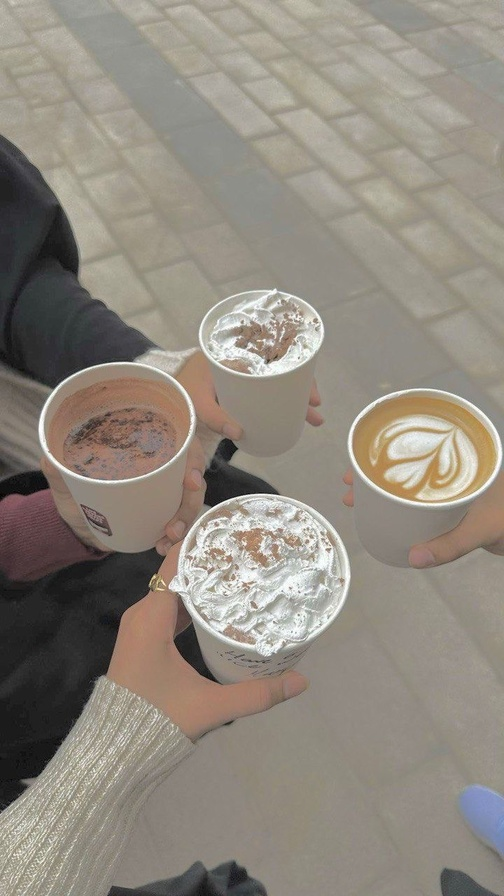
#> input picture images/challenge1.jpg, 504 x 896 px, shrunk from 720 x 1280 before the run; the run also reads 3 pictures not shown here
$ jupyter execute --allow-errors 'File Project.ipynb'
#> lines starting #> are read from the running program, lines starting #| are printed output that depends on the picture; after the words box and inside, x2 and y2 are one past the last pixel; in counts of white or black regions, pixels touching at a corner belong together
<h1><center>
King Faisal University <br>
College of Computer Sciences and Information Technology <br>
</h1>

<strong>
<center>CS323: Digital Image Processing – Course Project
<br><br>
<center>Section:81
<br><br>
<center> Academic Year 2024-2025, Second Semester
<center> Date: [Apr. 03, 2022]

<br><br>
</strong>

<h1><center>
Academic Year 2024-2025, Second Semester
</h1>

# • Challenge 01. Image Enhancement

# A. Description

Image enhancement is an essential and important process in digital image. It is used to
improve the quality of the image to make it more suitable for display or further analysis.
Images from different sources such as satellite, medical devices, digital cameras, can suffer
from poor contrast and noise. Therefore, those captured images should be preprocessed
through different enhancement techniques to be used in more advance tasks.

# B. Task

Apply and compare different image processing techniques to enhance the image.

[cell 1]
#write code
import cv2
import numpy as np
import matplotlib.pyplot as plt

# Function to display images
def plot_image(img, title):
    img_rgb = cv2.cvtColor(img, cv2.COLOR_BGR2RGB)
    plt.imshow(img_rgb)
    plt.title(title)
    plt.axis('off')

# Step 1: Load the low contrast image
image = cv2.imread("images/challenge1.jpg")
#> image is the input picture: shape (896, 504, 3); mean B, G, R 126.2, 136.6, 143.8


# Step 2: Convert to LAB color space and apply CLAHE to L channel
# CLAHE = Contrast Limited Adaptive Histogram Equalization
# Convert the original image from BGR to LAB color space
# LAB separates brightness (L) from color information (A and B)
lab = cv2.cvtColor(image, cv2.COLOR_BGR2LAB)
#> lab: shape (896, 504, 3); mean of channels 0, 1, 2 145, 128.9, 134.5

# Split LAB image into individual channels: L = Lightness, A = Green–Red, B = Blue–Yellow
l, a, b = cv2.split(lab)
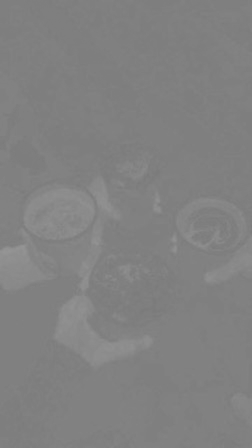
#> a: shape (896, 504) (shown at 1/2 size); min 121, max 150, mean 128.9

# Create a CLAHE object to enhance contrast locally (clipLimit controls contrast strength)
clahe = cv2.createCLAHE(clipLimit=2.0, tileGridSize=(8, 8))

# Apply CLAHE only to the Lightness (L) channel to enhance contrast
cl = clahe.apply(l)
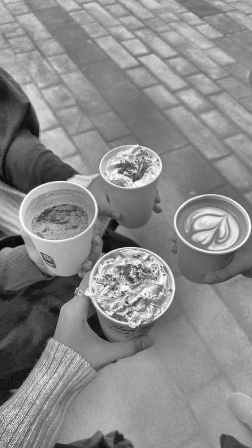
#> cl: shape (896, 504) (shown at 1/2 size); min 1, max 255, mean 137.6

# Merge the enhanced L channel with the original A and B channels
lab_enhanced = cv2.merge((cl, a, b))
#> lab_enhanced: shape (896, 504, 3); mean of channels 0, 1, 2 137.6, 128.9, 134.5

# Convert the LAB image back to BGR for display and saving
enhanced = cv2.cvtColor(lab_enhanced, cv2.COLOR_LAB2BGR)


# Step 3: Apply light sharpening
# Define a sharpening kernel (filter) to enhance edges and make the image appear crisper
# This kernel emphasizes the center pixel while subtracting surrounding pixels
sharpen_kernel = np.array([[0, -1, 0],
                           [-1, 5, -1],
                           [0, -1, 0]])

# Apply the sharpening kernel using filter2D (convolution operation)
# -1 as depth means it keeps the original image depth
sharpened = cv2.filter2D(enhanced, -1, sharpen_kernel)


# Step 4: Save the final result
cv2.imwrite("enhanced_sharpened.jpg", sharpened)

# Step 5: Show comparison
plt.figure(figsize=(15, 5))
plt.subplot(1, 2, 1)
plot_image(image, "Original (Low Contrast)")
plt.subplot(1, 2, 2)
plot_image(sharpened, "Enhanced + Sharpened")
plt.tight_layout()
plt.show()

[cell 2]
import cv2
import numpy as np
import matplotlib.pyplot as plt

# Function to display images
def plot_image(img, title):
    plt.imshow(img)
    plt.title(title)
    plt.axis('off')

# Load the image in BGR format and convert to float32
image_path = "images/challenge11.jpg"
image = cv2.imread(image_path).astype(np.float32)
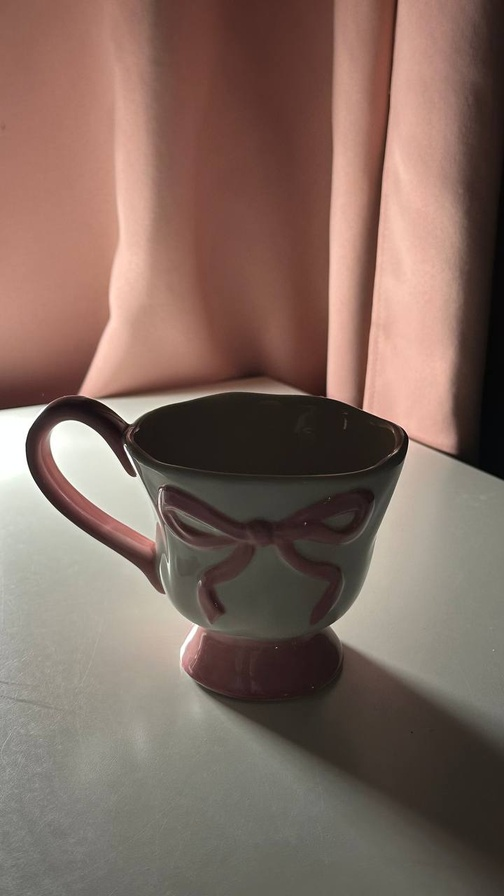
#> input picture images/challenge11.jpg, 504 x 896 px, shrunk from 720 x 1280 before the run


# Step 1: Log Transformation
c = 255 / (np.log(1 + np.max(image)))
#> c = 45.99
log_transformed = c * np.log(1 + image)
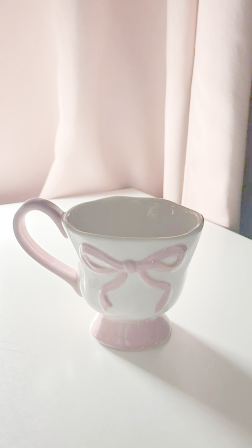
#> log_transformed: shape (896, 504, 3) float32 (shown at 1/2 size); mean B, G, R 202.7, 207.7, 217.4

# Normalize to [0, 1] before gamma correction
log_normalized = log_transformed / 255.0

# Step 2: Gamma Correction with milder gamma
gamma = 0.95
gamma_corrected = np.power(log_normalized, gamma)

# Step 3: Soft Contrast Stretching (less aggressive)
enhanced = np.clip(gamma_corrected * 255, 0, 255).astype(np.uint8)  # Convert to 8-bit scale
min_val = np.percentile(enhanced, 2)  # Lower bound to suppress dark outliers
#> min_val = 148
max_val = np.percentile(enhanced, 98)  # Upper bound to suppress bright outliers
#> max_val = 251
contrast_adjusted = ((enhanced - min_val) / (max_val - min_val)) * 255  # Stretch contrast
contrast_adjusted = np.clip(contrast_adjusted, 0, 255).astype(np.uint8)  # Final adjustment and conversion
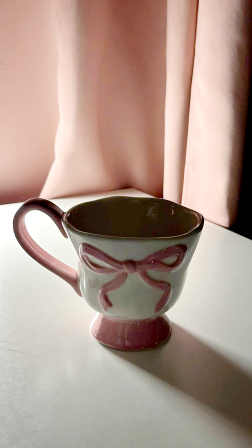
#> contrast_adjusted: shape (896, 504, 3) (shown at 1/2 size); mean B, G, R 140.7, 152.4, 175.2

# Convert for plotting
# Reload the original image in uint8 format (for displaying without enhancements)
image_uint8 = cv2.imread(image_path)
#> image_uint8 is the input picture: shape (896, 504, 3); mean B, G, R 96.3, 106.4, 128.8
# Convert the original image from BGR to RGB for correct display with matplotlib
image_rgb = cv2.cvtColor(image_uint8, cv2.COLOR_BGR2RGB)
# Convert the enhanced image (after log + gamma + contrast) from BGR to RGB for display
final_rgb = cv2.cvtColor(contrast_adjusted, cv2.COLOR_BGR2RGB)


# Display the images side by side
plt.figure(figsize=(10, 5))
plt.subplot(1, 2, 1)
plot_image(image_rgb, "Original Image")

plt.subplot(1, 2, 2)
plot_image(final_rgb, "Log + Gamma + Contrast Enhanced")
plt.subplots_adjust(wspace=0.05)
plt.show()

# Explanation of the Image Enhancement Methods Used:

In this enhancement task, we applied a combination of Log Transformation, Power-Law (Gamma) Correction, and Contrast Stretching to improve the lighting and clarity of the image while preserving its soft and warm atmosphere.

1. Log Transformation

Log transformation is used to enhance details in darker areas of the image.
It applies the formula:
    s = c * log(1 + r)
where r is the original pixel value and c is a scaling constant.
This method effectively brightens shadows without overexposing highlights, which is ideal for dim regions like the shadowed part of the cup.

3. Power-Law (Gamma) Correction

This technique adjusts the brightness in a non-linear way using the formula:
    s = r^γ
We used a gamma value of 0.95 to slightly brighten the image while maintaining natural contrast. Gamma < 1 brightens midtones more gently than log transformation alone.

4. Contrast Stretching

To enhance the overall clarity, we applied linear contrast stretching by remapping the pixel intensity range.
Instead of stretching the entire range from minimum to maximum, we used percentiles (2nd and 98th) to avoid extreme pixel values (e.g., strong shadows or highlights), resulting in a soft contrast boost that improves visual quality without losing balance.

 Challenges We Faced:

Color Distortion Due to Improper Format
Initially, when applying transformations to images in BGR or unnormalized formats, the image appeared too purple or discolored. This was caused by applying operations before proper conversion to float32 or RGB. The issue was resolved by converting the image early in the pipeline and handling color spaces properly.

Excessive Brightness
When using a gamma value that was too low (e.g., γ = 0.7) after log transformation, the image became overexposed and lost detail in highlights. Adjusting to γ = 0.95 and using a softer contrast stretch helped restore visual balance.

Mathematical Warnings
Using log() directly on integer pixel values led to:

#> (a cell that did not finish here is left out)

This happened because pixel values must be floats when passed to functions like log() and power(). We fixed this by explicitly converting the image to float32 before applying any enhancement formula.

# C. Required image

For this challenge you need to take a photo of any scene. This photo should suffer from poor
quality such as poor contrast due to the inaccurate light effect or using similar tones for both
background and foreground. Moreover, you should reduce the noise if it exists in your image.
You can also use an old photo that has a poor quality.

# • Challenge 02. Edge Detection

# A. Description

Edge detection is one of the most fundamental yet powerful techniques in autonomous
vehicle (AV) perception systems. It helps self-driving cars understand their environment by
identifying key structural features in images.

# B. Task

Explore how basic edge detection techniques can be used for lane detection and obstacle
avoidance.

[cell 4]
#write code
#write code
# Libraries used in the program:
import cv2  # OpenCV: used for reading, processing, and manipulating images
import matplotlib.pyplot as plt  # For displaying images side by side using plots

# Read the original image (OpenCV reads in BGR format)
img = "images/challenge2.jpg"
image = cv2.imread(img)
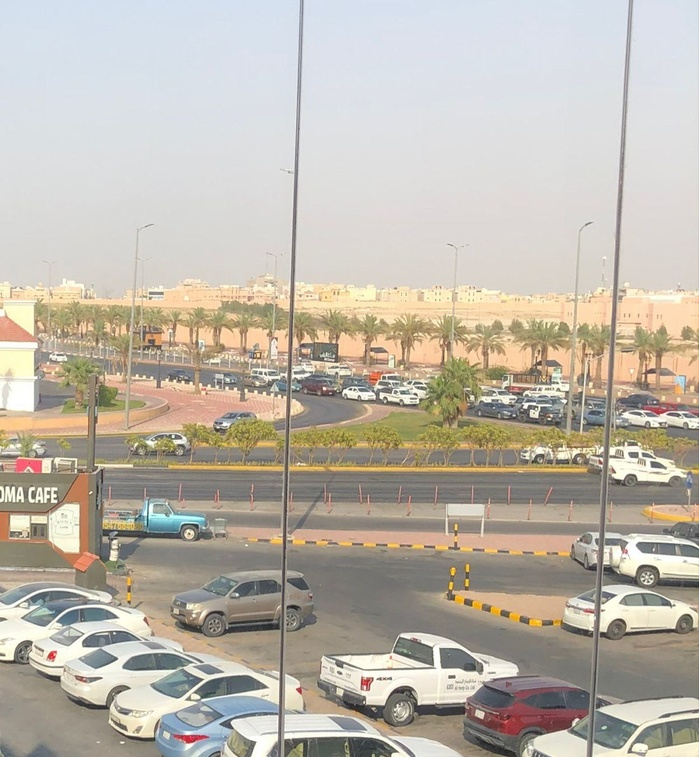
#> input picture images/challenge2.jpg, 699 x 757 px, shrunk from 998 x 1082 before the run
#> image is the input picture: shape (757, 699, 3); mean B, G, R 170.7, 182, 188.9

# Convert image from BGR to Grayscale
# Why? Edge detection works best on grayscale images because it focuses on intensity changes, not color.
gray = cv2.cvtColor(image, cv2.COLOR_BGR2GRAY)

# Apply Gaussian Blur to reduce noise and smooth the image
# Why? Blurring helps remove small variations and sharp noise which may otherwise appear as false edges
blurred = cv2.GaussianBlur(gray, (5, 5), 0)

# Apply Canny edge detection to find edges based on intensity gradient
# DIP Technique used: Canny is a multi-stage algorithm to detect strong and weak edges
edges = cv2.Canny(blurred, 50, 150)
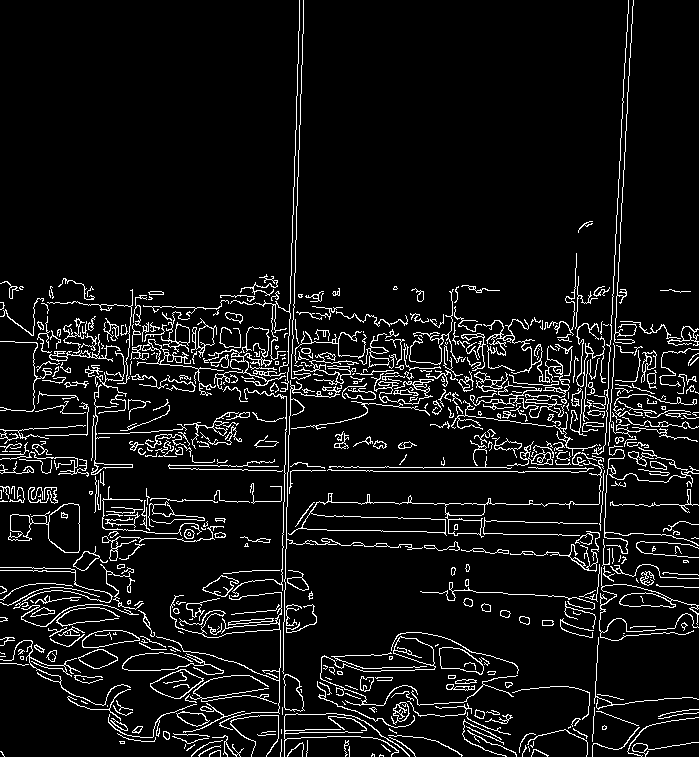
#> edges: shape (757, 699); 7.5% white in thin lines or dots

# Create a copy of the original image to draw edges on it
image_with_edges = image.copy()

# Paint detected edges in green (where the edge array is not zero)
# This makes edges visually stand out on the original image
image_with_edges[edges != 0] = [0, 255, 0]  # Green in BGR
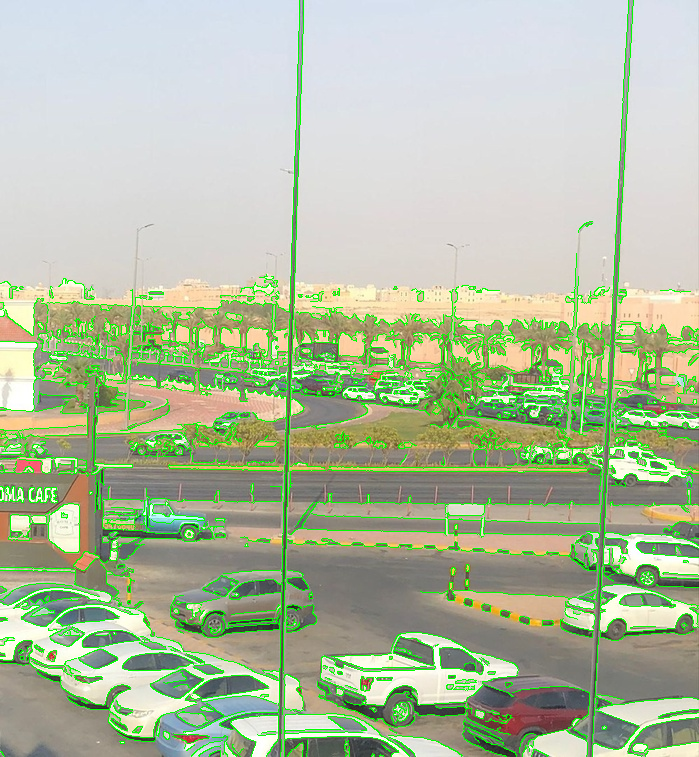
#> image_with_edges: shape (757, 699, 3); 7.47% of pixels changed, all inside (x1, y1, x2, y2) = (0, 0, 699, 757)

# Convert images from BGR to RGB before displaying with matplotlib
# Why? OpenCV uses BGR by default, but matplotlib expects RGB format
original = cv2.cvtColor(image, cv2.COLOR_BGR2RGB)
output = cv2.cvtColor(image_with_edges, cv2.COLOR_BGR2RGB)
#> (the rest of the program and of its run is left out)
